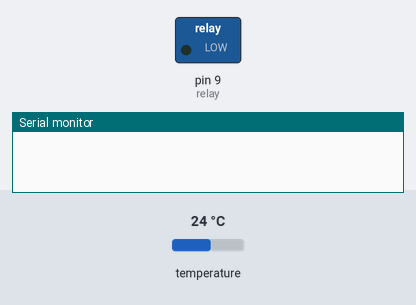
Simulated run of this sketch. Board: Arduino Uno, built with avr-gcc and run on an emulated ATmega328P. On the bench: switched loads named in the sketch (green lamp = pin HIGH), the last lines printed to the serial monitor. The inputs (shaded band) are chosen by the test bench; at power-on: temperature 24 °C. Pins used as bus, display or sensor lines are not drawn.

Above: at 0.1 s.
At 1.9 s:
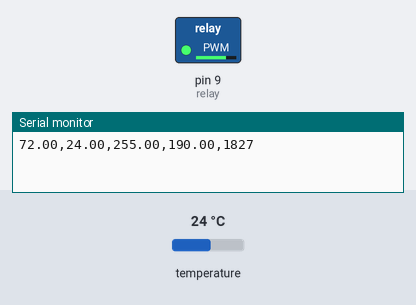
Timing chart, 0 to 3.4 s (numbered marks = the images above):
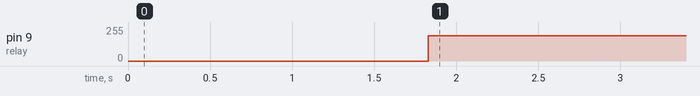

The sketch:

Laboratory_3_-_Closed_Loop_PID_Temperature_Control.ino
```cpp
#include <OneWire.h>
#include <DallasTemperature.h>
// constants for DS18B20 temp sensor
#define ds18Sig 3
// Setup a oneWire instance to communicate with any OneWire devices
// (not just Maxim/Dallas temperature ICs)
OneWire oneWire(ds18Sig);
// Pass our oneWire reference to Dallas Temperature.
DallasTemperature tempDS18(&oneWire);
int relay = 9; //PWM pin
int ds18Vcc = 4;
int ds18Gnd = 5;
//PID constants
double kp = 70;
double ki = 0.001;
double kd = 3;
long sampleTime = 1000; // in milliseconds
float targetTemp = 72;
float lowError = -1;
float highError = 1;
unsigned long currentTime, previousTime = 0;
float currTemp;
double elapsedTime;
double lastError;
double PIDout;
double proError, intError, derError;
void setup() {
  Serial.begin (9600);
  pinMode (relay, OUTPUT);
  pinMode (ds18Vcc, OUTPUT);
  pinMode (ds18Gnd, OUTPUT);
  pinMode (ds18Sig, INPUT);
  digitalWrite(ds18Vcc, HIGH);
  digitalWrite(ds18Gnd, LOW);
}
void loop() {
  currTemp = readTempDS18(); //read temp
  currentTime = millis(); //get current time
  if ((currentTime - previousTime) > sampleTime) {
    PIDout = computePID(currTemp);
    // digitalWrite(relay, HIGH);
    double PIDout_map = map(PIDout, 0, 255, 140, 190); //control the PWM output based on PID value
    analogWrite (relay, PIDout_map);
    //Serial.print(",");
    // Serial.print("Target Temp: ");
    Serial.print(targetTemp);
    Serial.print(",");
    // Serial.print("Current Temp: ");
    Serial.print(currTemp);
    Serial.print(",");
    Serial.print(PIDout);
    Serial.print(",");
    Serial.print(PIDout_map);
    Serial.print(",");
    Serial.println(currentTime);
    // Serial.println("--------------");
  }
}
double computePID(double input) {
  // currentTime = millis(); //get current time
  elapsedTime = (double)(currentTime - previousTime); //compute time elapsed from previous
  proError = targetTemp - input; // determine error
  if (lowError < proError && proError < highError)
    intError += proError * elapsedTime; // compute integral
  derError = (proError - lastError) / elapsedTime; // compute derivative
  // Serial.println("--------------");
  // Serial.print("kp*proError: ");
  // Serial.print(kp * proError);
  // Serial.print(", ");
  // Serial.print("ki*intError: ");
  // Serial.print(ki * intError);
  // Serial.print(", ");
  // Serial.print("kd*derError: ");
  // Serial.println(ki * derError);
  // Serial.println("--------------");
  double out = kp * proError + ki * intError + kd * derError; //PID output
  lastError = proError; //remember current error
  previousTime = currentTime; //remember current time
  if (out < 0) out = 0;
  else if (out > 255) out = 255;
  return out; //have function return the PID output
}
float readTempDS18() {
  tempDS18.requestTemperatures();
  delay(150);
  return tempDS18.getTempCByIndex(0);
}
```

Measured:
- by itself, pin 9 (relay): 0/255 → 190/255 at 1.8 s
